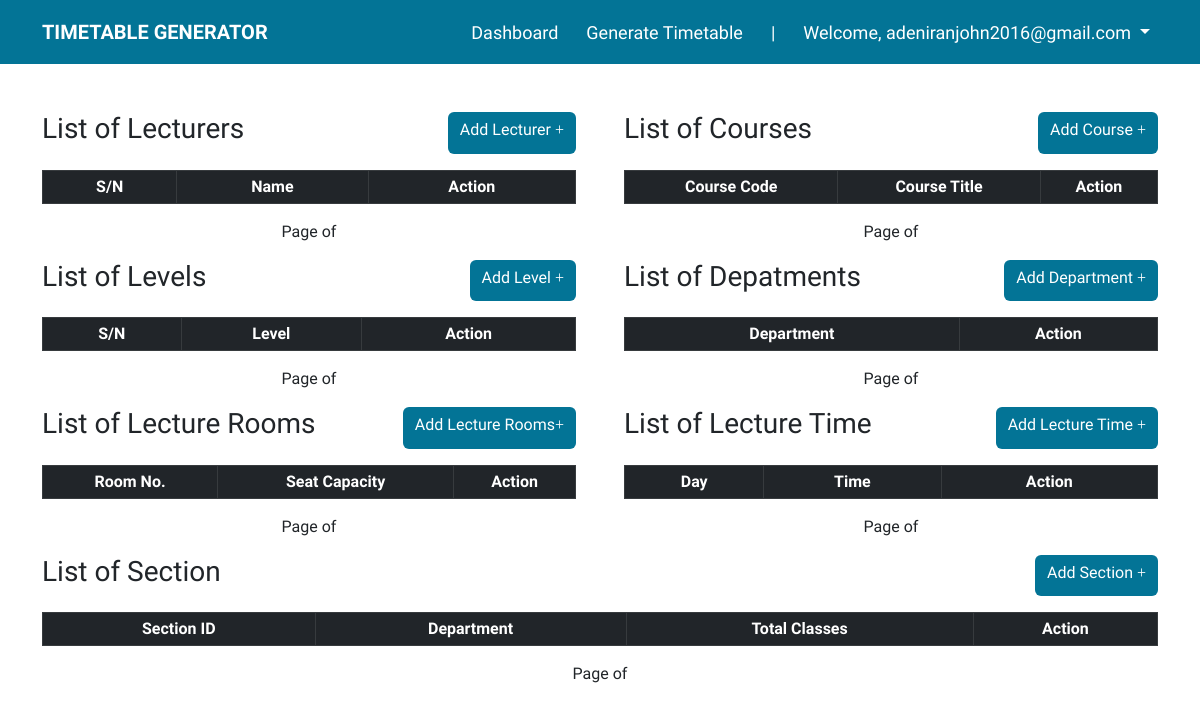
Page /dashboard/ (signed in) on the earlier database version.
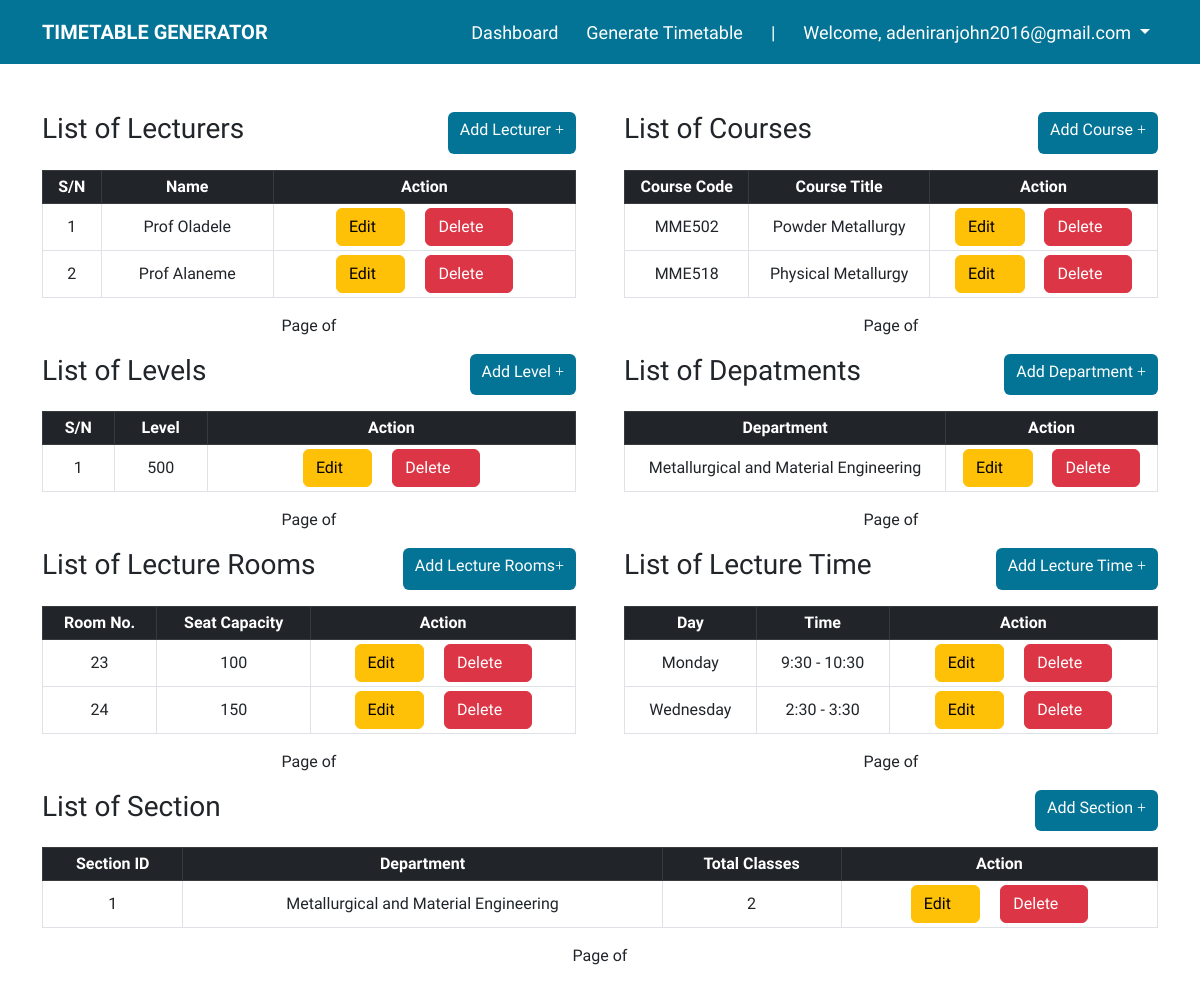
Same page on the later database version.
### ttgen/models.py (models this page shows, shortened)
class Lecturer(models.Model):
    name = models.CharField(max_length=25)

class Course(models.Model):
    code = models.CharField(max_length=7, primary_key=True)
    title = models.CharField(max_length=40)
    max_numb_students = models.CharField(max_length=65)
    lecturer = models.ManyToManyField(Lecturer)

class Level(models.Model):
    level = models.CharField(max_length=6, blank=True)

class Department(models.Model):
    dept_name = models.CharField(max_length=50)
    level = models.ForeignKey(Level, on_delete=models.CASCADE)
    courses = models.ManyToManyField(Course)
    def __str__(self):
        return self.dept_name

class LectureRoom(models.Model):
    r_number = models.CharField(max_length=6)
    seating_capacity = models.IntegerField(default=0)

class TimeSlot(models.Model):
    time = models.CharField(max_length=50, choices=time_slots, default='11:30 - 12:30')
    day = models.CharField(max_length=15, choices=DAYS_OF_WEEK)

class Section(models.Model):
    department = models.ForeignKey(Department, on_delete=models.CASCADE)
    num_class_in_week = models.IntegerField(default=0)
    course = models.ForeignKey(Course, on_delete=models.CASCADE, blank=True, null=True)
    level = models.ForeignKey(Level, on_delete=models.CASCADE, blank=True, null=True)
    time = models.ForeignKey(TimeSlot, on_delete=models.CASCADE, blank=True, null=True)
    room = models.ForeignKey(LectureRoom, on_delete=models.CASCADE, blank=True, null=True)
    lecturer = models.ForeignKey(Lecturer, on_delete=models.CASCADE, blank=True, null=True)

### ttgen/views.py (the view)
# urls.py: path('dashboard/', views.DashboardView.as_view(), name='dashboard'),
class DashboardView(LoginRequiredMixin, TemplateView):
    login_url = '/accounts/login/'
    template_name = 'ttgen/dashboard.html'
    paginate_by = 4
    permission_classes = [IsAuthenticated]
    def get_context_data(self, **kwargs):
        context = super().get_context_data(**kwargs)
        context['lecturers'] = Lecturer.objects.all()
        context['courses'] = Course.objects.all()
        context['level'] = Level.objects.all()
        context['departments'] = Department.objects.all()
        context['rooms'] = LectureRoom.objects.all()
        context['times'] = TimeSlot.objects.all()
        context['sections'] = Section.objects.all()
        return context

### templates/ttgen/dashboard.html (shortened to what this page needs)
{% extends 'ttgen/base.html' %}
{% load crispy_forms_tags %}
{% block navigation %}
{% include 'ttgen/includes/_navbar.html' %}
{% endblock navigation %}
{% block content %}
<div class="row gx-5">
	<div class="col">
		<div class="d-flex mb-3 justify-content-between">
			<h3 class=''>List of Lecturers</h3>
			<a class="btn btn-primary" href="{% url 'ttgen:add-lecturer'%}">Add Lecturer <i class="fas fa-add"></i></a>
		</div>
		<div class="table-responsive text-center">
			<table class="table table-hover table-bordered table-sm align-middle">
				<thead class='table-dark'>
					<th scope='col'>S/N</th>
					<th scope='col'>Name</th>
					<th scope='col'>Action</th>
				</thead>
				<tbody>
					{% for lect in lecturers %}
					<tr>
						<td>{{ lect.id }}</td>
						<td>{{ lect.name}}</td>
						<td>
							<a class='btn btn-warning me-3' href="{% url 'ttgen:edit-lecturer' lect.id %}">Edit <i
									class="fa-regular fa-pen-to-square"></i></a>
							<a class='btn btn-danger' href="{% url 'ttgen:delete-lecturer' lect.id %}">Delete <i
									class="fa-regular fa-trash-can"></i></a>
						</td>
					</tr>
					{% endfor %}
				</tbody>
			</table>
			{% include 'ttgen/includes/_pagination.html' with page=page_obj %}
		</div>
	</div>
	<div class="col">
				<div class="d-flex mb-3 justify-content-between">
			<h3 class=''>List of Courses</h3>
			<a class="btn btn-primary" href="{% url 'ttgen:add-courses'%}">Add Course <i class="fas fa-add"></i></a>
		</div>
		<div class="table-responsive text-center">
			<table class="table table-hover table-bordered table-sm align-middle">
				<thead class='table-dark'>
					<th scope='col'>Course Code</th>
					<th scope='col'>Course Title</th>
					<th scope='col'>Action</th>
				</thead>
				<tbody>
					{% for crs in courses %}
					<tr>
						<td>{{crs.code}}</td>
						<td>{{crs.title}}</td>
						<td>
							<a class='btn btn-warning me-3' href="{% url 'ttgen:edit-course' crs.code %}">Edit <i
									class="fa-regular fa-pen-to-square"></i></a>
							<a class='btn btn-danger' href="{% url 'ttgen:delete-course' crs.code %}">Delete <i
									class="fa-regular fa-trash-can"></i></a>
						</td>
					</tr>
					{% endfor %}
				</tbody>
			</table>
		</div>
		{% include 'ttgen/includes/_pagination.html' with page=page_obj %}
	</div>
</div>
<div class='row gx-5'>
	<div class="col">
		<div class="d-flex mb-3 justify-content-between">
			<h3 class=''>List of Levels</h3>
			<a class="btn btn-primary"  href="{% url 'ttgen:add-level'%}">Add Level <i class="fas fa-add"></i></a>
		</div>
		<div class="table-responsive text-center">
			<table class="table table-hover table-bordered table-sm align-middle">
				<thead class='table-dark'>
					<th scope='col'>S/N</th>
					<th scope='col'>Level</th>
					<th scope='col'>Action</th>
				</thead>
				<tbody>
					{% for lvl in level %}
					<tr>
						<td>{{ lvl.id }}</td>
						<td>{{ lvl.level }}</td>
						<td>
							<a class='btn btn-warning me-3' href="{% url 'ttgen:edit-level' lvl.id %}">Edit <i
									class="fa-regular fa-pen-to-square"></i></a>
							<a class='btn btn-danger' href="{% url 'ttgen:delete-level' lvl.id %}">Delete <i
									class="fa-regular fa-trash-can"></i></a>
						</td>
					</tr>
					{% endfor %}
				</tbody>
			</table>
		</div>
		{% include 'ttgen/includes/_pagination.html' with page=page_obj %}
	</div>
	<div class="col">
		<div class="d-flex mb-3 justify-content-between">
			<h3 class=''>List of Depatments</h3>
			<a class="btn btn-primary"  href="{% url 'ttgen:add-dept'%}">Add Department <i class="fas fa-add"></i></a>
		</div>
		<div class="table-responsive text-center">
			<table class="table table-hover table-bordered table-sm align-middle">
				<thead class='table-dark'>
					<th scope='col'>Department</th>
					<th scope='col'>Action</th>
				</thead>
				<tbody>
					{% for dept in departments %}
					<tr>
						<td>{{ dept.dept_name }}</td>
						<td>
							<a class='btn btn-warning me-3' href="{% url 'ttgen:edit-dept' dept.id %}">Edit <i
									class="fa-regular fa-pen-to-square"></i></a>
							<a class='btn btn-danger' href="{% url 'ttgen:delete-dept' dept.id %}">Delete <i
									class="fa-regular fa-trash-can"></i></a>
						</td>
					</tr>
					{% endfor %}
				</tbody>
			</table>
		</div>
		{% include 'ttgen/includes/_pagination.html' with page=page_obj %}
	</div>
</div>
<div class='row gx-5'>
		<div class="col">
		<div class="d-flex mb-3 justify-content-between">
			<h3 class=''>List of Lecture Rooms</h3>
			<a class="btn btn-primary"  href="{% url 'ttgen:add-lectrooms'%}">Add Lecture Rooms<i class="fas fa-add"></i></a>
		</div>
		<div class="table-responsive text-center">
			<table class="table table-hover table-bordered table-sm align-middle">
				<thead class='table-dark'>
					<th scope='col'>Room No.</th>
					<th scope='col'>Seat Capacity</th>
					<th scope='col'>Action</th>
				</thead>
				<tbody>
					{% for rm in rooms %}
					<tr>
						<td>{{ rm.r_number }}</td>
						<td>{{ rm.seating_capacity }}</td>
						<td>
							<a class='btn btn-warning me-3' href="{% url 'ttgen:edit-lectroom' rm.id %}">Edit <i
									class="fa-regular fa-pen-to-square"></i></a>
							<a class='btn btn-danger' href="{% url 'ttgen:delete-lectroom' rm.id %}">Delete <i
									class="fa-regular fa-trash-can"></i></a>
						</td>
					</tr>
					{% endfor %}
				</tbody>
			</table>
		</div>
		{% include 'ttgen/includes/_pagination.html' with page=page_obj %}
	</div>
	<div class="col">
		<div class="d-flex mb-3 justify-content-between">
			<h3 class=''>List of Lecture Time</h3>
			<a class="btn btn-primary"  href="{% url 'ttgen:add-lecttime'%}">Add Lecture Time <i class="fas fa-add"></i></a>
		</div>
		<div class="table-responsive text-center">
			<table class="table table-hover table-bordered table-sm align-middle">
				<thead class='table-dark'>
					<th scope='col'>Day</th>
					<th scope='col'>Time</th>
					<th scope='col'>Action</th>
				</thead>
				<tbody>
					{% for tm in times %}
					<tr>
						<td>{{ tm.day }}</td>
						<td>{{ tm.time }}</td>
						<td>
							<a class='btn btn-warning me-3' href="{% url 'ttgen:edit-lecttime' tm.id %}">Edit <i
									class="fa-regular fa-pen-to-square"></i></a>
							<a class='btn btn-danger' href="{% url 'ttgen:delete-lecttime' tm.id %}">Delete <i
									class="fa-regular fa-trash-can"></i></a>
						</td>
					</tr>
					{% endfor %}
				</tbody>
			</table>
		</div>
		{% include 'ttgen/includes/_pagination.html' with page=page_obj %}
	</div>
</div>
<div class='row gx-5'>
	<div class="col">
		<div class="d-flex mb-3 justify-content-between">
			<h3 class=''>List of Section</h3>
			<a class="btn btn-primary"  href="{% url 'ttgen:add-sections'%}">Add Section <i class="fas fa-add"></i></a>
		</div>
		<div class="table-responsive text-center">
			<table class="table table-hover table-bordered table-sm align-middle">
				<thead class='table-dark'>
					<th scope='col'>Section ID</th>
					<th scope='col'>Department</th>
					<th scope='col'>Total Classes</th>
					<th scope='col'>Action</th>
				</thead>
				<tbody>
					{% for sec in sections %}
					<tr>
						<td>{{sec.id}}</td>
						<td>{{sec.department}}</td>
						<td>{{sec.num_class_in_week }}</td>
						<td>
							<a class='btn btn-warning me-3' href="{% url 'ttgen:edit-section' sec.id %}">Edit <i
									class="fa-regular fa-pen-to-square"></i></a>
							<a class='btn btn-danger' href="{% url 'ttgen:delete-section' sec.id %}">Delete <i
									class="fa-regular fa-trash-can"></i></a>
						</td>
					</tr>
					{% endfor %}
				</tbody>
			</table>
		</div>
		{% include 'ttgen/includes/_pagination.html' with page=page_obj %}
	</div>
</div>
{% endblock content %}

### templates/ttgen/base.html (shortened to what this page needs)
{% load static %}
<!DOCTYPE html>
<html lang="en">
<head>
    <link href="https://cdn.jsdelivr.net/npm/bootstrap@5.3.0-alpha1/dist/css/bootstrap.min.css" rel="stylesheet">
    <link rel="stylesheet" href="https://cdn.jsdelivr.net/npm/@fortawesome/fontawesome-free@6.1.2/css/fontawesome.min.css">
    <link rel="stylesheet" type="text/css" href="{% static 'css/style.css' %}">
</head>
<body>
    <header>
        {% block navigation %}
        {% endblock navigation %}
    </header>
    <div class="container mt-5">
        {% block content %}
        {% endblock content %}
    </div>
</body>
</html>

### templates/ttgen/includes/_navbar.html (shortened to what this page needs)
<nav class="navbar navbar-expand-lg">
    <div class="container">
        <a class="navbar-brand" href="#"><b>TIMETABLE GENERATOR</b></a>
        <div class="collapse navbar-collapse" id="navbarCollapse">
            <ul class="navbar-nav ms-auto">
                <li class="nav-item">
                    <a class="nav-link" href="{% url 'ttgen:dashboard' %}">Dashboard</a>
                </li>
                <li class="nav-item">
                    <a class="nav-link" href="{% url 'ttgen:generate' %}">Generate Timetable</a>
                </li>
                <li class="nav-item active">
                    <a class="nav-link">|</a>
                </li>
                <li class="nav-item dropdown">
                    <a class="nav-link dropdown-toggle" href="#" role="button" data-bs-toggle="dropdown"
                        aria-expanded="false">
                        Welcome, {{ user.email }}
                    </a>
                </li>
            </ul>
        </div>
    </div>
</nav>

### templates/ttgen/includes/_pagination.html (shortened to what this page needs)
<nav aria-label='Page navigation example'>
    <ul class="pagination justify-content-center align-items-center">
        <li class="page-item">
            Page {{ page.number }} of {{ page.paginator.num_pages }}
        </li>
    </ul>
</nav>

### static/css/style.css (style rules this page uses)
html { scroll-behavior: smooth; }
.btn-primary { background-color: rgb(3, 116, 150); color: #fff; border: none; }
body { font-family: Genos; box-sizing: border-box; }
.navbar { background-color: rgb(3, 116, 150); font-size: 18px; height: 8vh; }
.navbar .navbar-brand { color: #fff; font-size: 20px; }
.navbar .nav-link { color: #fff; margin-left: 12px; }

Differences in the rows shown:
added Lecturer: id "1", name "Prof Oladele"
added Lecturer: id "2", name "Prof Alaneme"
added Course: code "MME502", title "Powder Metallurgy"
added Course: code "MME518", title "Physical Metallurgy"
added Level: id "1", level "500"
added Department: dept_name "Metallurgical and Material Engineering"
added LectureRoom: r_number "23", seating_capacity "100"
added LectureRoom: r_number "24", seating_capacity "150"
added TimeSlot: day "Monday", time "9:30 - 10:30"
added TimeSlot: day "Wednesday", time "2:30 - 3:30"
added Section: id "1", department "Metallurgical and Material Engineering", num_class_in_week "2"
